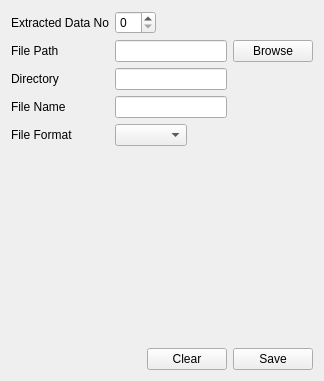
     <widget class="QWidget" name="TabFileSave">
      <attribute name="title">
       <string>File Save</string>
      </attribute>
      <layout class="QGridLayout" name="gridLayout_8">
       <item row="1" column="0">
        <spacer name="VerticalSpacerFileSave">
         <property name="orientation">
          <enum>Qt::Vertical</enum>
         </property>
         <property name="sizeHint" stdset="0">
          <size>
           <width>20</width>
           <height>196</height>
          </size>
         </property>
        </spacer>
       </item>
       <item row="2" column="0">
        <layout class="QHBoxLayout" name="HorizontalLayoutFileSaveBottom">
         <item>
          <spacer name="HorizontalSpacerFileSaveBottom">
           <property name="orientation">
            <enum>Qt::Horizontal</enum>
           </property>
           <property name="sizeHint" stdset="0">
            <size>
             <width>40</width>
             <height>20</height>
            </size>
           </property>
          </spacer>
         </item>
         <item>
          <widget class="QPushButton" name="PushButtonFileSaveClear">
           <property name="text">
            <string>Clear</string>
           </property>
          </widget>
         </item>
         <item>
          <widget class="QPushButton" name="PushButtonFileSaveSave">
           <property name="text">
            <string>Save</string>
           </property>
          </widget>
         </item>
        </layout>
       </item>
       <item row="0" column="0">
        <layout class="QGridLayout" name="GridLayoutFileSave">
         <item row="1" column="0">
          <widget class="QLabel" name="LabelFileSaveFilePath">
           <property name="text">
            <string>File Path</string>
           </property>
          </widget>
         </item>
         <item row="1" column="2">
          <widget class="QLineEdit" name="LineEditFileSaveFilePath">
           <property name="sizePolicy">
            <sizepolicy hsizetype="MinimumExpanding" vsizetype="Fixed">
             <horstretch>0</horstretch>
             <verstretch>0</verstretch>
            </sizepolicy>
           </property>
          </widget>
         </item>
         <item row="1" column="3">
          <widget class="QPushButton" name="PushButtonFileSaveBrowse">
           <property name="text">
            <string>Browse</string>
           </property>
          </widget>
         </item>
         <item row="3" column="0">
          <widget class="QLabel" name="LabelFileSaveDirectory">
           <property name="text">
            <string>Directory</string>
           </property>
          </widget>
         </item>
         <item row="4" column="0">
          <widget class="QLabel" name="LabelFileSaveBaseName">
           <property name="text">
            <string>File Name</string>
           </property>
          </widget>
         </item>
         <item row="3" column="2">
          <widget class="QLineEdit" name="LineEditFileSaveDirectory">
           <property name="sizePolicy">
            <sizepolicy hsizetype="MinimumExpanding" vsizetype="Fixed">
             <horstretch>0</horstretch>
             <verstretch>0</verstretch>
            </sizepolicy>
           </property>
           <property name="readOnly">
            <bool>false</bool>
           </property>
          </widget>
         </item>
         <item row="4" column="2">
          <widget class="QLineEdit" name="LineEditFileSaveFileName">
           <property name="sizePolicy">
            <sizepolicy hsizetype="MinimumExpanding" vsizetype="Fixed">
             <horstretch>0</horstretch>
             <verstretch>0</verstretch>
            </sizepolicy>
           </property>
           <property name="readOnly">
            <bool>false</bool>
           </property>
          </widget>
         </item>
         <item row="0" column="2">
          <layout class="QHBoxLayout" name="HorizontalLayoutFileSaveDataNo">
           <item>
            <widget class="QSpinBox" name="SpinBoxFileSaveDataNo"/>
           </item>
           <item>
            <spacer name="HorizontalSpacerFileSaveDataNo">
             <property name="orientation">
              <enum>Qt::Horizontal</enum>
             </property>
             <property name="sizeHint" stdset="0">
              <size>
               <width>40</width>
               <height>20</height>
              </size>
             </property>
            </spacer>
           </item>
          </layout>
         </item>
         <item row="0" column="0">
          <widget class="QLabel" name="LabelFileSaveSaveFrom">
           <property name="text">
            <string>Extracted Data No</string>
           </property>
          </widget>
         </item>
         <item row="5" column="0">
          <widget class="QLabel" name="LabelFileSaveFileFormat">
           <property name="text">
            <string>File Format</string>
           </property>
          </widget>
         </item>
         <item row="5" column="2">
          <layout class="QHBoxLayout" name="horizontalLayout_3">
           <item>
            <widget class="QComboBox" name="ComboBoxFileSaveFileFormat"/>
           </item>
           <item>
            <spacer name="horizontalSpacer">
             <property name="orientation">
              <enum>Qt::Horizontal</enum>
             </property>
             <property name="sizeHint" stdset="0">
              <size>
               <width>40</width>
               <height>20</height>
              </size>
             </property>
            </spacer>
           </item>
          </layout>
         </item>
        </layout>
       </item>
      </layout>
     </widget>
